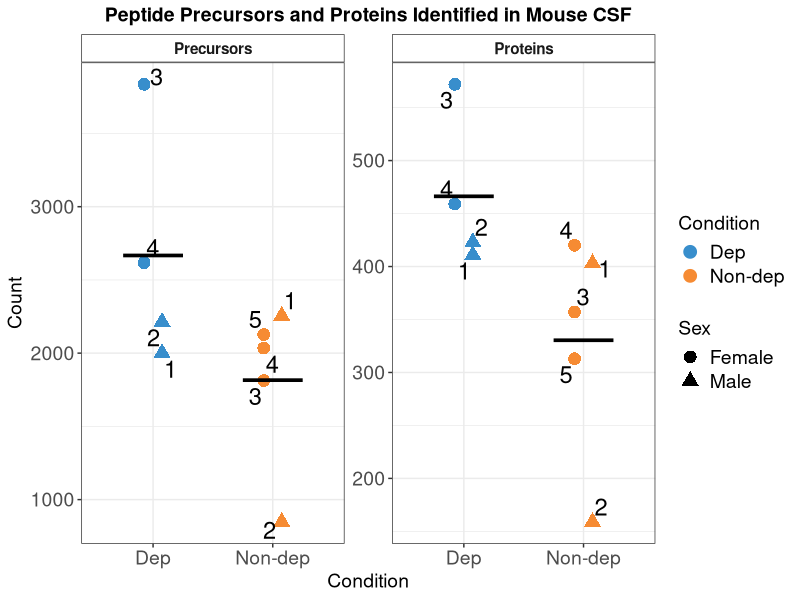
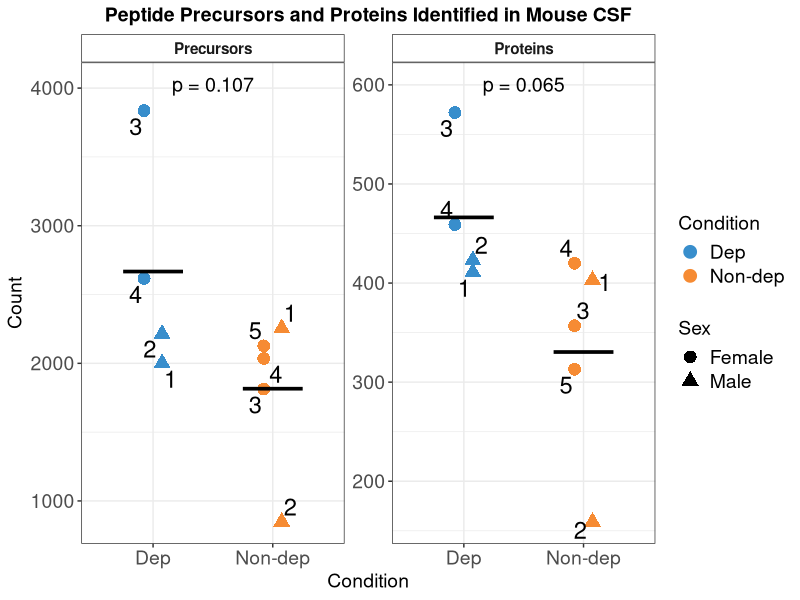

These figures' R source, in order:
library(tidyverse)

# Create the data
data <- tibble(
  Sample = c("3", "4", "2", "1", "3", "4", "5", "1", "2"),
  Sex = c("F", "F", "M", "M", "F", "F", "F", "M", "M"),
  Condition = c("Dep", "Dep", "Dep", "Dep", "Non-dep", "Non-dep", "Non-dep", "Non-dep", "Non-dep"),
  Precursors = c(3836, 2617, 2214, 2001, 1813, 2035, 2127, 2255, 848),
  Proteins = c(572, 459, 423, 411, 357, 420, 313, 403, 159)
)

# Pivot to long format for faceting
data_long <- data %>%
  pivot_longer(cols = c(Precursors, Proteins),
               names_to = "Metric",
               values_to = "Count") %>%
  mutate(Metric = factor(Metric, levels = c("Precursors", "Proteins")))

# Calculate means per condition and metric
means <- data_long %>%
  group_by(Condition, Metric) %>%
  summarise(Mean = mean(Count), .groups = "drop")

library(ggrepel)

# Plot
ggplot(data_long, aes(x = Condition, y = Count, color = Condition, shape = Sex)) +
  geom_point(size = 4, position = position_dodge(width = 0.3)) +
  geom_text_repel(aes(label = Sample), position = position_dodge(width = 0.3),
                  size = 6, color = "black", max.overlaps = 20) +
  stat_summary(aes(group = 1), fun = mean, geom = "crossbar", 
               width = 0.5, color = "black", linewidth = 0.5) +
  facet_wrap(~Metric, scales = "free_y") +
  scale_color_manual(values = c("Dep" = "#388ECC", "Non-dep" = "#F68B33")) +
  scale_shape_manual(values = c("F" = 16, "M" = 17),
                     labels = c("Female", "Male")) +
  labs(title = "Peptide Precursors and Proteins Identified in Mouse CSF",
       x = "Condition",
       y = "Count") +
  theme_bw() +
  theme(strip.background = element_rect(fill = "white"),
        strip.text = element_text(face = "bold", size = 11),
        plot.title = element_text(hjust = 0.5, face = "bold", size = 14),
        axis.text = element_text(size = 14),
        axis.title = element_text(size = 14),
        legend.text = element_text(size = 14),
        legend.title = element_text(size = 14))

# With p value

library(ggpubr)

# Calculate p-values
precursor_p <- t.test(Precursors ~ Condition, data = data, var.equal = TRUE)$p.value
protein_p <- t.test(Proteins ~ Condition, data = data, var.equal = TRUE)$p.value

# Create annotation dataframe
p_labels <- data.frame(
  Metric = factor(c("Precursors", "Proteins"), levels = c("Precursors", "Proteins")),
  label = c(paste0("p = ", round(precursor_p, 3)), 
            paste0("p = ", round(protein_p, 3))),
  x = c(1.5, 1.5),
  y = c(max(data$Precursors) * 1.05, max(data$Proteins) * 1.05)
)

# Plot
ggplot(data_long, aes(x = Condition, y = Count, color = Condition, shape = Sex)) +
  geom_point(size = 4, position = position_dodge(width = 0.3)) +
  geom_text_repel(aes(label = Sample), position = position_dodge(width = 0.3),
                  size = 6, color = "black", max.overlaps = 20) +
  stat_summary(aes(group = 1), fun = mean, geom = "crossbar", 
               width = 0.5, color = "black", linewidth = 0.5) +
  geom_text(data = p_labels, aes(x = x, y = y, label = label), 
            inherit.aes = FALSE, size = 5) +
  facet_wrap(~Metric, scales = "free_y") +
  scale_color_manual(values = c("Dep" = "#388ECC", "Non-dep" = "#F68B33")) +
  scale_shape_manual(values = c("F" = 16, "M" = 17),
                     labels = c("Female", "Male")) +
  labs(title = "Peptide Precursors and Proteins Identified in Mouse CSF",
       x = "Condition",
       y = "Count") +
  theme_bw() +
  theme(strip.background = element_rect(fill = "white"),
        strip.text = element_text(face = "bold", size = 11),
        plot.title = element_text(hjust = 0.5, face = "bold", size = 14),
        axis.text = element_text(size = 14),
        axis.title = element_text(size = 14),
        legend.text = element_text(size = 14),
        legend.title = element_text(size = 14))